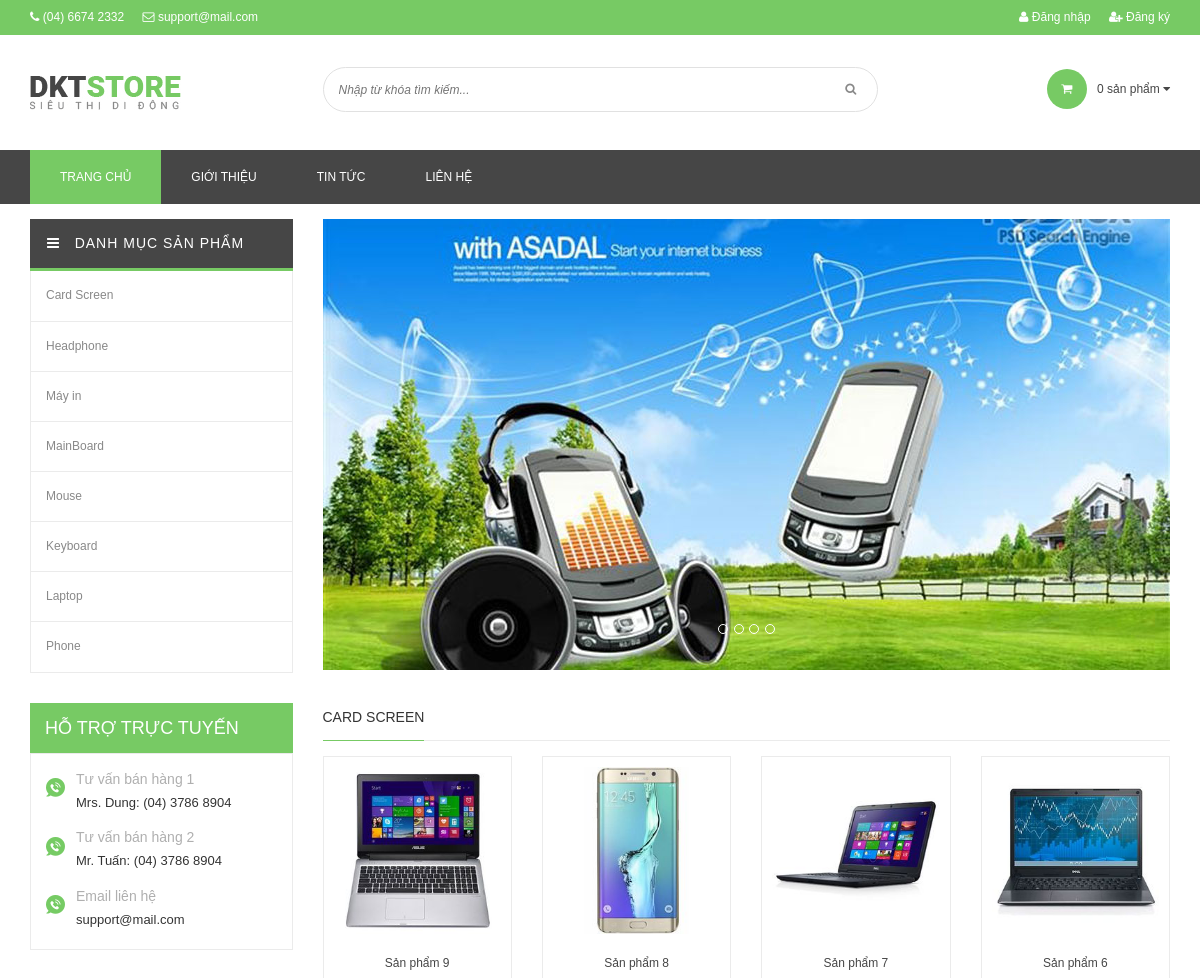
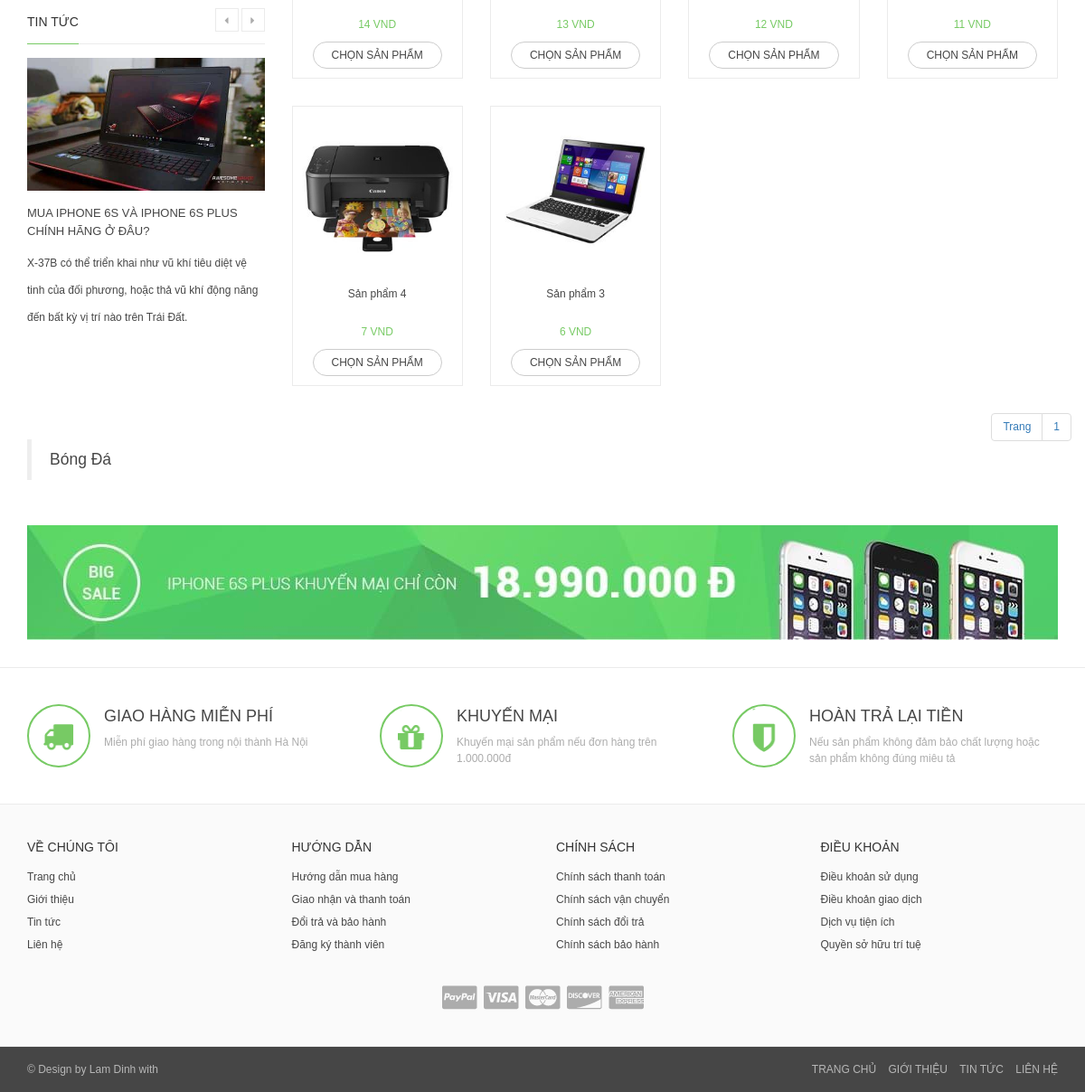
Screenshot of /index.php?controller=product&id=1 with the database file from the repository (2 pictures, top to bottom).
### tables this page shows
CREATE TABLE `tbl_category_product` (
  `pk_category_product_id` int(11) NOT NULL,
  `c_name` varchar(255) NOT NULL
);

CREATE TABLE `tbl_slide` (
  `pk_slide_id` int(11) NOT NULL,
  `c_name` varchar(200) NOT NULL,
  `c_img` varchar(1000) NOT NULL
);

CREATE TABLE `tbl_support_online` (
  `pk_support_onine_id` int(11) NOT NULL,
  `c_name` varchar(255) NOT NULL,
  `c_contact` varchar(255) NOT NULL
);

CREATE TABLE `tbl_news` (
  `pk_news_id` int(11) NOT NULL,
  `c_name` varchar(500) NOT NULL,
  `c_description` varchar(20000) NOT NULL,
  `c_content` text NOT NULL,
  `c_img` varchar(500) NOT NULL,
  `c_hotnews` int(11) NOT NULL DEFAULT '0'
);

CREATE TABLE `tbl_product` (
  `pk_product_id` int(11) NOT NULL,
  `fk_category_product_id` int(11) NOT NULL,
  `c_name` varchar(500) NOT NULL,
  `c_description` varchar(2000) NOT NULL,
  `c_content` text NOT NULL,
  `c_img` varchar(500) NOT NULL,
  `c_price` float NOT NULL DEFAULT '0',
  `c_hotproduct` int(11) NOT NULL DEFAULT '0'
);

### controller/frontend/controller_category.php (called while the page is built, shortened)
<?php
	class controller_category extends controller{
		public function __construct(){
			$arr = $this->model->fetch("select * from tbl_category_product");
			include "view/frontend/view_category.php";
		}
	}
	new controller_category();
 ?>

### index.php (called while the page is built, shortened)
<?php
	include "config.php";
	include "application/model.php";
	include "application/controller.php";
	include "view/frontend/view_layout.php";
 ?>

### application/controller.php (called while the page is built, shortened)
<?php
	class controller{
		public function __construct(){
			$this->model = new model();
		}
	}
 ?>

### application/model.php (called while the page is built, shortened)
<?php
	class model{
		public function fetch($sql){
			global $link;
			$result = mysqli_query($link,$sql);
			$arr = array();
			while($rows = mysqli_fetch_array($result))
				$arr[] = $rows;
			return $arr;
		}
		public function fetch_one($sql){
			global $link;
			$result = mysqli_query($link,$sql);
			$rows = mysqli_fetch_array($result);
			return $rows;
		}
		public function num_rows($sql){
			global $link;
			$result = mysqli_query($link,$sql);
			return mysqli_num_rows($result);
		}
	}
 ?>

### controller/frontend/controller_slide.php (called while the page is built, shortened)
<?php
	class controller_slide extends controller{
		public function __construct(){
			$arr = $this->model->fetch("select * from tbl_slide");
			include "view/frontend/view_slide.php";
		}
	}
	new controller_slide();
 ?>

### controller/frontend/controller_support_online.php (called while the page is built, shortened)
<?php
	class controller_support_online extends controller{
		public function __construct(){
			$arr = $this->model->fetch("select * from tbl_support_online");
			include "view/frontend/view_support_online.php";
		}
	}
	new controller_support_online();
 ?>

### controller/frontend/controller_hotnews.php (called while the page is built, shortened)
<?php
	class controller_hotnews extends controller{
		public function __construct(){
			$arr = $this->model->fetch("select * from tbl_news where c_hotnews=1 order by pk_news_id desc");
			include "view/frontend/view_hotnews.php";
		}
	}
	new controller_hotnews();
 ?>

### controller/frontend/controller_product.php (called while the page is built, shortened)
<?php
	class controller_product extends controller{
		public function __construct(){
			$id= isset($_GET["id"])?$_GET["id"]:0;
			$total = $this->model->num_rows("select * from tbl_product where fk_category_product_id=$id");
			$record_per_page = 10;
			$num_page = ceil($total/$record_per_page);
			$page = isset($_GET["p"])&&is_numeric($_GET["p"])&&$_GET["p"]>0 ? ($_GET["p"]-1):0;
			$from = $page * $record_per_page;
			$arr = $this->model->fetch("select * from tbl_product where fk_category_product_id=$id order by pk_product_id desc limit $from,$record_per_page");
			include "view/frontend/view_product.php";
		}
	}
	new controller_product();
 ?>

### view/frontend/view_product.php (the view, shortened to what this page needs)
<div class="special-collection">
          <div class="tabs-container">
            <div class="clearfix">
              <h2>
                <span>
                  <?php
                  $category = $this->model->fetch_one("select c_name from tbl_category_product where pk_category_product_id=".$id);
                  echo isset($category["c_name"])?$category["c_name"]:"";
                  ?>
                </span>
              </h2>
            </div>
          </div>
          <div class="tabs-content row">
            <div id="content-tabb1" class="content-tab content-tab-proindex" style="display:none">
              <div class="clearfix">
              <?php
                foreach($arr as $rows)
                {
               ?>
                <div class="col-xs-6 col-md-3 col-sm-6 ">
                  <div class="product-grid" id="product-1168979">
                    <div class="image"> <a href="index.php?controller=product_detail&id=<?php echo $rows["pk_product_id"]; ?>"><img src="public/upload/product/<?php echo $rows["c_img"]; ?>" title="<?php echo $rows["c_name"]; ?>" alt="<?php echo $rows["c_name"]; ?>" class="img-responsive"></a> </div>
                    <div class="info">
                      <h3 class="name"><a href="index.php?controller=product_detail&id=<?php echo $rows["pk_product_id"]; ?>"><?php echo $rows["c_name"]; ?></a></h3>
                      <p class="price-box"> <span class="special-price"> <span class="price product-price"> <?php echo number_format($rows["pk_product_id"]); ?> VND </span> </span> </p>
                      <div class="action-btn">
                          <a href="index.php?controller=cart&act=add&id=<?php echo $rows["pk_product_id"]; ?>" class="button">Chọn sản phẩm</a>
                      </div>
                    </div>
                  </div>
                </div>
                <?php } ?>
                <ul class="pagination pull-right" style="margin-top: 0px !important">
                  <li><a href="#">Trang</a></li>
                  <?php
                    for($i=1;$i<=$num_page;$i++)
                    {
                   ?>
                  <li><a href="index.php?controller=product&p=<?php echo $i; ?>"><?php echo $i; ?></a></li>
                  <?php } ?>
                </ul>
              </div>
            </div>
          </div>
        </div>

### view/frontend/view_category.php
<div class="col-md-3 col-xs-12 hidden-xs hidden-sm">
          <aside class="aside-category">
            <h3><i class="fa fa-bars"></i>&nbsp;&nbsp; Danh mục sản phẩm</h3>
            <ul class="list-unstyled">
            <?php
              foreach($arr as $rows)
              {
             ?>
              <li><a href="index.php?controller=product&id=<?php echo $rows["pk_category_product_id"]; ?>"><?php echo $rows["c_name"]; ?></a></li>
            <?php } ?>
            </ul>
          </aside>
        </div>

### view/frontend/view_slide.php
<div id="myCarousel" class="carousel slide" data-ride="carousel">
                <ol class="carousel-indicators">
                <?php
                    $n = 0;
                    foreach($arr as $rows)
                    {
                 ?>
                  <li data-target="#myCarouse<?php echo $n; ?>" data-slide-to="<?php echo $n; ?>"></li>
                <?php
                    $n++;
                  }
                 ?>
                </ol>
                <div class="carousel-inner">
                <?php
                    $i = 0;
                    foreach($arr as $rows)
                    {
                      $i++;
                 ?>
                  <div class="item <?php echo $i==1?"active":""; ?>"> <img src="public/frontend/images/<?php echo $rows["c_img"]; ?>" alt="<?php echo $rows["c_name"]; ?>"> </div>
                  <?php } ?>
                </div>
              </div>

### view/frontend/view_support_online.php
<div class="online_support block">
          <div class="new_title">
            <h2>Hỗ trợ trực tuyến</h2>
          </div>
          <div class="block-content">
            <?php
              foreach($arr as $rows)
              {
             ?>
            <div class="sp_1">
              <p><?php echo $rows["c_name"]; ?></p>
              <p><?php echo $rows["c_contact"]; ?></p>
            </div>
            <?php } ?>
          </div>
        </div>

### view/frontend/view_hotnews.php
<div class="home-blog">
          <h2 class="title"> <span>Tin tức</span></h2>
          <div class="row">
            <div class="owl-home-blog owl-home-blog-sidebar">
            <?php
              foreach($arr as $rows)
              {
             ?>
              <div class="item">
                <div class="article"> <a href="index.php?controller=news_detail&id=<?php echo $rows["pk_news_id"]; ?>" class="image"> <img src="public/upload/news/<?php echo $rows["c_img"]; ?>" alt="<?php echo $rows["c_name"]; ?>" title="<?php echo $rows["c_name"]; ?>" class="img-responsive"> </a>
                  <div class="info">
                    <h3><a href="index.php?controller=news_detail&id=<?php echo $rows["pk_news_id"]; ?>"><?php echo $rows["c_name"]; ?></a></h3>
                    <p class="desc"> <?php echo $rows["c_description"]; ?></p>
                  </div>
                </div>
              </div>
             <?php } ?>
            </div>
          </div>
        </div>

### public/frontend/100/047/633/themes/517833/assets/responsive221b.css (style rules this page uses)
@media screen and (min-width:480px) { img.img-responsive { padding:0px } }

### public/frontend/100/047/633/themes/517833/assets/styles.scss221b.css (style rules this page uses)
a { color:#464646 }
ul { margin-bottom:0 }
.fa { line-height:inherit }
.button { color:#fff;outline:none;text-decoration:none;border:0;display:inline-block;background:#77ca64;padding:7px;text-transform:uppercase;line-height:12px }
body { font-family:'Arial';font-weight:400;font-size:12px;margin:0 }
.aside-category { position:relative }
.aside-category h3 { color:#fff;background-color:#464646;letter-spacing:1px;padding:17px;font-size:14px;text-transform:uppercase;border-bottom:solid 3px #77ca64;margin:0 }
.aside-category ul li { border-left:solid 1px #ebebeb;border-right:solid 1px #ebebeb;border-bottom:solid 1px #ebebeb }
.aside-category ul li a { display:block;padding:16px 15px;color:#898989 }
.three-banner,.special-collection,.wrapper-tab-collections,.widebanner,.home-blog,.privacy,.brands,.sidebar .one-block { margin-top:30px }
.tabs-container { margin-bottom:15px }
.product-grid { border:solid 1px #ebebeb;text-align:center;margin-bottom:30px }
.product-grid .info { padding:10px }
.product-grid .image a img { display:inline-block;padding:10px }
.product-grid .info .name { text-align:center;margin:0;margin-bottom:7px;font-size:12px;height:36px;overflow:hidden;line-height:18px;word-wrap:break-word }
.product-grid .info .price,.product-list .info .price { text-align:center;color:#77ca64;margin-bottom:15px }
.product-grid .info .action-btn .button,.product-list .info .action-btn .button { background-color:transparent;border:solid 1px #ccc;border-radius:30px;padding:8px 20px;color:#464646 }
.special-collection .tabs-container { border-bottom:solid 1px #ebebeb;margin-bottom:15px }
.special-collection .tabs-container h2 { float:left;font-size:14px;text-transform:uppercase;margin:0;padding-bottom:15px;padding-top:7px;position:relative }
.special-collection .tabs-container h2:after { content:"";position:absolute;width:100%;height:1px;background-color:#77ca64;bottom:-1px;left:0 }
.home-blog .title,.brands .title { margin:0;margin-bottom:15px;border-bottom:solid 1px #ebebeb }
.home-blog .title span,.brands .title span { display:inline-block;text-transform:uppercase;padding:7px 0 15px;font-size:14px;position:relative }
.home-blog .title span:after,.brands .title span:after { content:"";position:absolute;display:block;width:100%;height:1px;background-color:#77ca64;bottom:-1px;left:0 }
.home-blog .article { padding:0 15px }
.home-blog .article .info h3 { margin:15px 0 10px;text-transform:uppercase;font-size:13px;line-height:20px }
.home-blog .article .info p { color:#464646;font-weight:300;line-height:30px }
.pagination { margin:50px 0 0;display:block;text-align:right }
.index .image { text-align:center }
.action-btn { text-align:center }
.content-tab-proindex { display:inline-block;position:relative;width:100% }
.sp_1,.sp_2 { background:url("../../197722/assets/support-online7793.png?1478832618263") left center no-repeat }
.online_support { margin-top:30px }
.online_support .block-content div p:first-child { color:#AFAFAF;margin:0;font-size:14px;line-height:30px }
.online_support h2 { margin:0;padding:0 0 0 15px;height:50px;line-height:50px;font-size:18px;color:#fff;text-transform:uppercase;background:#77ca64 }
.online_support .block-content { padding:10px 0;border:#ebebeb 1px solid }
.online_support .block-content div { padding-left:30px;margin-left:15px;font-size:13px }
.info .desc { text-align:justify;line-height:24px !important }
.price.product-price { font-size:12px !important }
.tabs-content #content-taba1 div:nth-child(5),.tabs-content #content-taba2 div:nth-child(5),.tabs-content #content-taba3 div:nth-child(5),.tabs-content #content-taba4 div:nth-child(5),.tabs-content #content-tabb1 .clearfix div:nth-child(5),.tabs-content #content-tabb2 .clearfix div:nth-child(5),.tabs-content #content-tabb3 .clearfix div:nth-child(5),.tabs-content #content-tabb4 .clearfix div:nth-child(5) { display:block !important }
.desc { text-align:justify }
.info h3 a { word-wrap:break-word }

### rows the page displays
tbl_category_product: c_name "Card Screen", c_name "CARD SCREEN"
tbl_category_product: c_name "Headphone"
tbl_category_product: c_name "Máy in"
tbl_category_product: c_name "MainBoard"
tbl_category_product: c_name "Mouse"
tbl_category_product: c_name "Keyboard"
tbl_category_product: c_name "Laptop"
tbl_category_product: c_name "Phone"
tbl_slide: c_img (picture)
tbl_support_online: c_name "Tư vấn bán hàng 1", c_contact "Mrs. Dung: (04) 3786 8904"
tbl_support_online: c_name "Tư vấn bán hàng 2", c_contact "Mr. Tuấn: (04) 3786 8904"
tbl_support_online: c_name "Email liên hệ", c_contact "support@mail.com"
tbl_news: c_img (picture), c_name "MUA IPHONE 6S VÀ IPHONE 6S PLUS CHÍNH HÃNG Ở ĐÂU?", c_description "X-37B có thể triển khai như vũ khí tiêu diệt vệ tinh của đối phương, hoặc thả vũ khí động năng đến bất kỳ vị trí nào trên Trái Đất."
tbl_product: c_img (picture), c_name "Sản phẩm 9", pk_product_id "14"
tbl_product: c_img (picture), c_name "Sản phẩm 8", pk_product_id "13"
tbl_product: c_img (picture), c_name "Sản phẩm 7", pk_product_id "12"
tbl_product: c_img (picture), c_name "Sản phẩm 6", pk_product_id "11"
tbl_product: c_img (picture), c_name "Sản phẩm 4", pk_product_id "7"
tbl_product: c_img (picture), c_name "Sản phẩm 3", pk_product_id "6"

### other values shown
$soluong "0"
